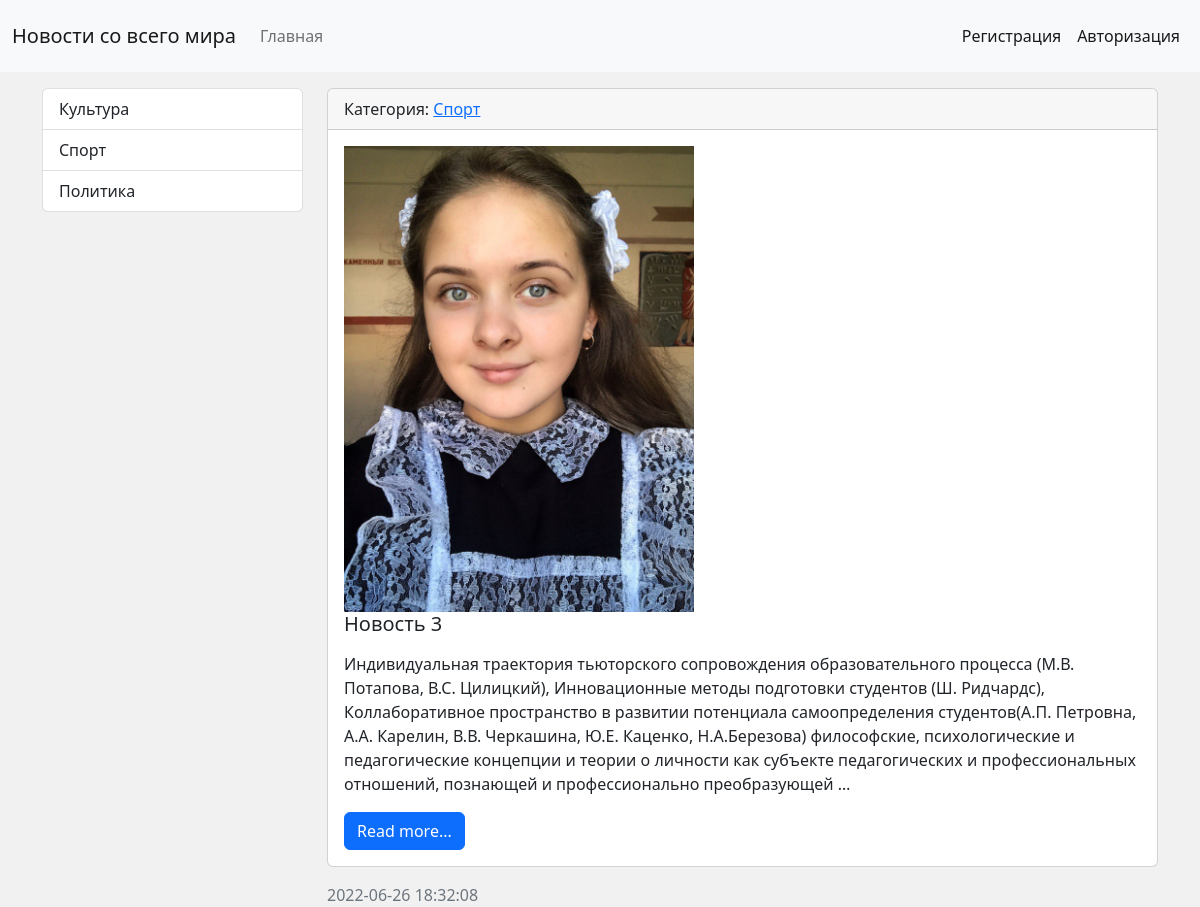
Before: /category/2/ with the older database file.
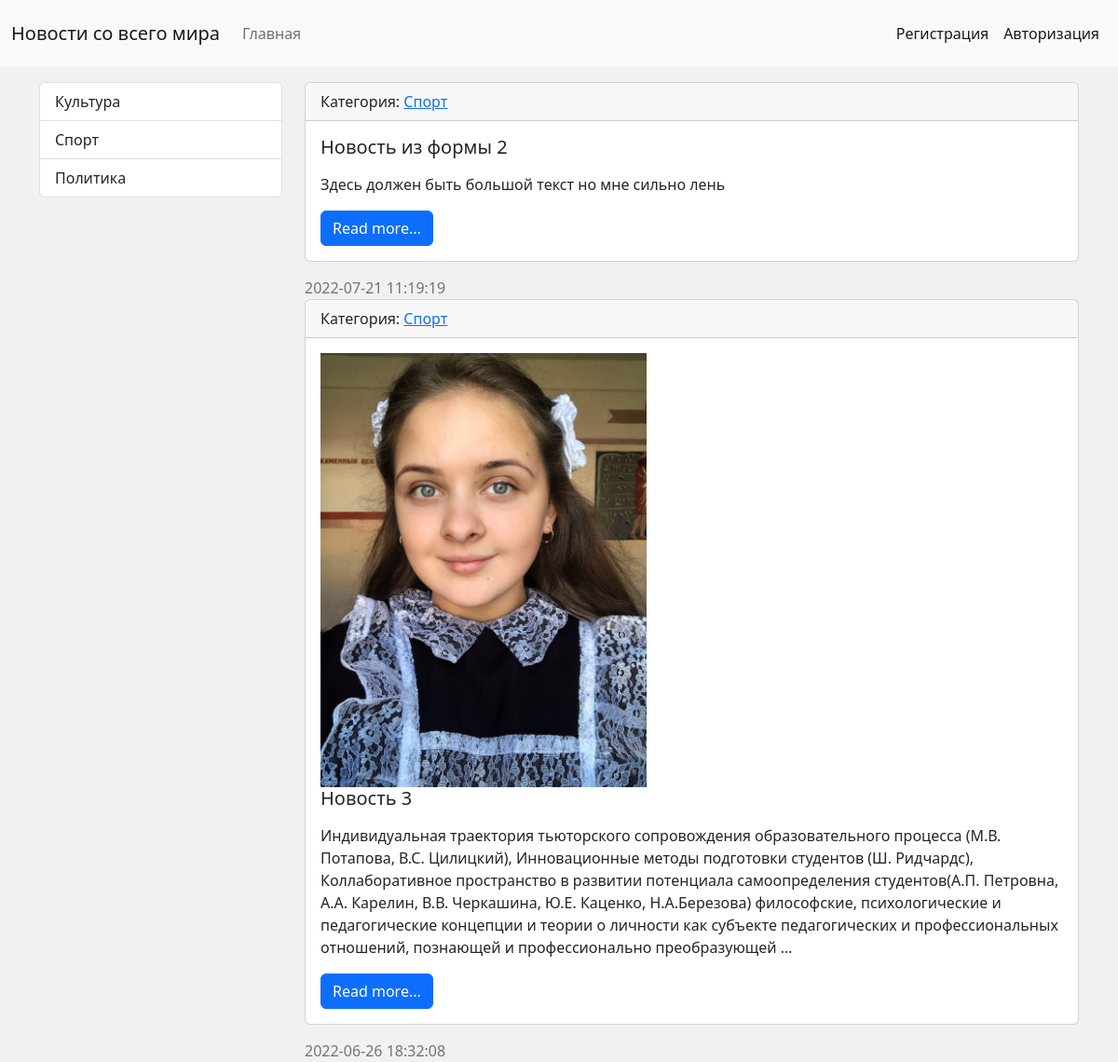
After: the same page with the newer database file.
### news/models.py (models this page shows, shortened)
class Category(models.Model):
    title = models.CharField(max_length=150, db_index=True, verbose_name='Наименование Категории')
    def get_absolute_url(self):\
        return reverse('category', kwargs={'category_id': self.pk})
    def __str__(self):
        return self.title
    class Meta:
        verbose_name = 'Категория'
        verbose_name_plural = 'Категории'
        ordering = ['title']

class News(models.Model):
    title = models.CharField(max_length=150, verbose_name='Наименование')
    content = models.TextField(blank=True, verbose_name='Контент')
    created_at = models.DateTimeField(auto_now_add=True, verbose_name='Дата создания')
    updated_at = models.DateTimeField(auto_now=True, verbose_name='Дата изменения')
    photo = models.ImageField(upload_to='photos/%Y/%m/%d/', verbose_name='Фото', blank=True)
    is_published = models.BooleanField(default=True, verbose_name='Опубликовать')
    category = models.ForeignKey('Category', on_delete=models.PROTECT, verbose_name='Категория')
    def get_absolute_url(self): # поможет тебе когда будешь работа с классом CreateView
        return reverse('view_news', kwargs={'pk': self.pk})
    class Meta:
        verbose_name = 'Новость'
        verbose_name_plural = 'Новости'
        ordering = ['-created_at']

### news/views.py (the view)
# urls.py: path('category/<int:category_id>/', CategoryNews.as_view(), name='category'),
class CategoryNews(ListView):
    model = Category
    template_name = 'news/home_news_list.html'
    context_object_name = 'news'
    allow_empty = False # Если страницы нет или она пуста он будет ее игнорить
    paginate_by = 2
    def get_context_data(self, *, object_list=None, **kwargs):
        context = super().get_context_data(**kwargs)
        context['title'] = Category.objects.get(pk=self.kwargs['category_id'])
        return context
    def get_queryset(self):
        return News.objects.filter(category_id=self.kwargs['category_id'],
                                   is_published=True).select_related('category')

### news/templatetags/newstags.py (called while the page is built)
@register.inclusion_tag("news/list_categories.html")
def show_categories():
    categories = Category.objects.annotate(cnt=Count('news', filter=F('news__is_published'))).filter(cnt__gt=0)
    return {"categories": categories}

### news/templates/news/home_news_list.html
{% extends 'base.html'%}
{% block sidebar %}
{% include 'inc/_sitebar.html' %}
{% endblock %}
{% block content %}
        {%  for item in news  %}
        <div class="card mb-3">
              <div class="card-header">
                  Категория: <a href="{{ item.category.get_absolute_url }}">{{item.category}} </a>
              </div>
            <div class="card-body">
              <div class="media">
                {% if item.photo %}
                  <img src="{{ item.photo.url }}" alt="" width="350" class="mr-3">
                {% endif %}
                  <div class="media-body">
                    <h5 class="card-title">{{ item.title }}</h5>
                    <p class="card-text">{{ item.content|safe|linebreaks|truncatewords:50 }}</p>
                    <a href="{{ item.get_absolute_url }}" class="btn btn-primary">Read more...</a>
                  </div>
              </div>
          </div>
          </div>
          <div class="card-footer text-muted">
              {{ item.created_at|date:"Y-m-d H:i:s" }}
          </div>
          {%  endfor  %}
        </div>
{% endblock %}

### templates/base.html (shortened to what this page needs)
{% load static %}
<!doctype html>
<html lang="en">
  <head>
    <link rel="stylesheet" href="{% static 'bootstrap/css/bootstrap.min.css' %}">
    <link rel="stylesheet" href="{% static 'css/style.css' %}">
  </head>
  <body>
{% include 'inc/_nav.html' %}
<div class="container mt-3">
  <div class="row">
      <div class = "col-md-3">
          {% load cache %}
          {% cache 30 sidebar %}
          {% block sidebar %}SIDEBAR{% endblock %}
          {% endcache %}
      </div>
      <div class="col-md-9">
        {% block content %}CONTENT{% endblock %}
      </div>
  </div>
  </body>
</html>

### templates/inc/_nav.html (shortened to what this page needs)
<nav class="navbar navbar-expand-lg bg-light">
  <div class="container-fluid">
    <a class="navbar-brand" href="{% url 'home' %}">Новости со всего мира</a>
    <div class="collapse navbar-collapse" id="navbarSupportedContent">
      <ul class="navbar-nav me-auto mb-2 mb-lg-0">
        <li class="nav-item"><a class="nav-link" href="{% url 'home' %}">Главная</a></li>
      </ul>
        <span class="navbar-text">
          <ul class="navbar-nav me-auto mb-2 mb-lg-0">
            {% if request.user.is_authenticated %}
            <a class="nav-link" href="#"> Добро пожаловать, {{ user.username }}</a>  <a class="nav-link" href="{% url 'logout' %}"> Выход</a>
            {% else %}
            <li class="nav-item"><a class="nav-link" href="{% url 'register' %}">Регистрация</a></li>
            <li class="nav-item"><a class="nav-link" href="{% url 'login' %}">Авторизация</a></li>
            {% endif %}
          </ul>
        </span>
    </div>
  </div>
</nav>

### templates/inc/_sitebar.html (shortened to what this page needs)
{% load newstags %}
{% show_categories  %}

### news/templates/news/list_categories.html
<div class="list-group">
    {% for item in categories %}
    <a href="{{ item.get_absolute_url }}" class="list-group-item list-group-item-action">{{item.title}}</a>
    {% endfor %}
</div>

### mysite/static/css/style.css (style rules this page uses)
body { background-color: #f1f1f1; }

Changed rows visible on the page:
added News: category "Спорт", title "Новость из формы 2", content "Здесь должен быть большой текст но мне сильно лень", created_at "2022-07-21 11:19:19"
